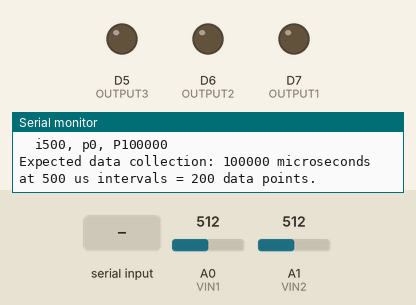
Bench run of a sketch on a simulated Arduino Zero (SAMD21). On the bench: output pins drawn as LEDs (lit = HIGH), the last lines printed to the serial monitor. Inputs (shaded band) come from the test bench; at power-on: A0 (VIN1) = 512, A1 (VIN2) = 512 (analog values on the 0–1023 scale).

Above: at 1.7 s.
1.8 s: "90,45,200\n" received over Serial
At 4.0 s:
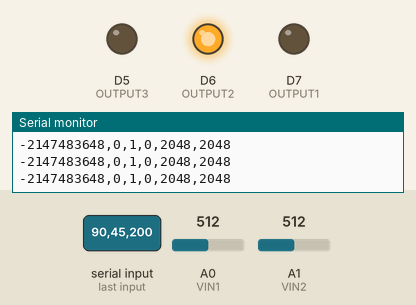
4.4 s: "30,150,10\n" received over Serial
At 6.4 s:
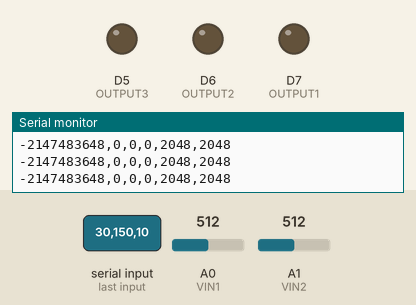
6.9 s: "1,90,45\n" received over Serial
At 8.3 s:
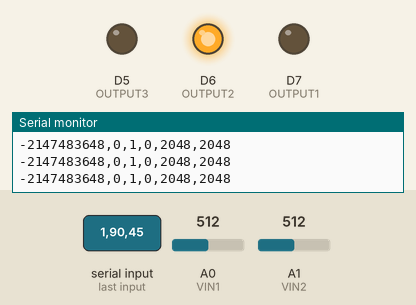
Timing chart, 0 to 9.9 s (numbered marks = the images above; inputs shaded):
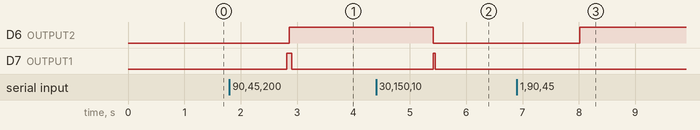

Measured:
- after the input at 1.8 s, D6 (OUTPUT2): LOW → HIGH after 1.1 s; D7 (OUTPUT1): LOW → HIGH after 1.0 s, → LOW 0.09 s later
- after the input at 4.4 s, D6 (OUTPUT2): HIGH → LOW after 1.0 s; D7 (OUTPUT1): LOW → HIGH after 1.0 s, → LOW 0.03 s later
- after the input at 6.9 s, D6 (OUTPUT2): LOW → HIGH after 1.1 s

The sketch:

FastDataLogMulti1.11.ino
```cpp
/* FastDataLogMulti
 *   This code rapidly acquires data from 2 voltage inputs and stores
 *   in memory. Up to three outputs can be controlled via serial port,
 *   by specifying as comma separated values:
 *      out1 duration, out2 delay, out2 duration, out3 delay, out3 duration
 *
 *   Additional parameters are:
 *      interval: sampling interval in us (100 = 10 kHz)
 *      preRecord: us of data logging prior to out1 actuation
 *      postRecord: us of data logging after out1 actuation
 *
 *   Connect the following pins:
 *      OUT1 pin 7
 *      OUT2 pin 6
 *      OUT3 pin 5
 *      IN1  pin A0
 *      IN2  pin A1
 *
 *   Recommended to use with M0 or faster boards. Arduino Uno
 *   & variants should work but have limited memory (2048 bytes)
 *   and therefore limited duration. Code tested on Adafruit Metro M0.
 *
 *   Updated:
 *     20220519 v1.1 DRA - added second input, sampling rate control and readout
 *     20220601 v1.11 DRA - added Uno support, 12-bit ADC, continuous recording
 *                    option, and fixed longer interval timing (>1 ms)
 */

#define VERSION  1.11

#define OUTPUT1  7
#define OUTPUT2  6
#define OUTPUT3  5
#define VIN1 A0
#define VIN2 A1

#define SERIAL_BAUD 500000

// Settings based on board used
#if defined(ARDUINO_SAMD_ZERO)
  #define MEMLEN 2000    // max size of data memory
  #define NBIT 12        // Analog in number of bits
  #define SET_BITS analogReadResolution(NBIT);
#elif defined(__AVR_ATmega328P__)
  #define MEMLEN 250    // max size of data memory
  #define NBIT 10        // Analog in number of bits
  #define SET_BITS
#else
  #warning "Board not recognized. Add specs to code."
#endif

#define INPUT_SIZE 32  // max input serial string size
#define MAX_VALS 5     // max values to read in from serial

int interval = 500;            // interval in us (to set rate; 100 = 10kHz)
long int preRecord = 0;        // us to record before switch
long int postRecord = 100000;  // us to record after switch
int secondsToRecord = 0;       // seconds to record for continuous output

bool out1 = 0;     // output states
bool out2 = 0;
bool out3 = 0;
int data1 = 0;     // input values
int data2 = 0;

bool startRecording = false;
bool streamRecording = false;
long int start_us = micros();
long int prev_us = start_us;

long int timing[MAX_VALS];
unsigned int us_array[MEMLEN];
unsigned int data_array[MEMLEN];
unsigned int data2_array[MEMLEN];
int t = 0;
int dt = 0;

String inputString = "";         // a string to hold incoming data
char inputBytes[INPUT_SIZE + 1];

void setup() {
  pinMode(OUTPUT1, OUTPUT);
  pinMode(OUTPUT2, OUTPUT);
  pinMode(OUTPUT3, OUTPUT);
  pinMode(VIN1, INPUT);
  pinMode(VIN2, INPUT);

  //if (NBIT == 12) analogReadResolution(NBIT);
  SET_BITS

  Serial.begin(SERIAL_BAUD);       // max serial data rate

  delay(500);

  showDetails();
}

void loop() {

  if (Serial.available()) {

    // Get next command from Serial (add 1 for termination character)
    byte size = Serial.readBytes(inputBytes, INPUT_SIZE);
    // Add the final 0 to end the string
    inputBytes[size] = 0;
    inputString = String(inputBytes);

    Serial.print(F("Input string: ")); Serial.println(inputString);

    char first = inputString.charAt(0);

    if ((first >= '0') & (first <= '9')) {

      int i = 0;
      char* command = strtok(inputBytes, " ,");
      while (command != 0)
      {
        if (i < MAX_VALS) {
          timing[i] = atol(command) * 1000;  // read in ms timing and convert to us
          Serial.print(i); Serial.print(": "); Serial.println(timing[i]);
        } else {
          Serial.println(F("Max values exceeded. Some ignored."));
        }

        // Find the next command in input string
        command = strtok(0, " ,");
        i++;
      }
      Serial.println();

      startRecording = true;

      //delay(1000);

      t = 0;
      start_us = micros();
      prev_us = start_us;
    }

    else if (first == 'i') {
      char* command = strtok(inputBytes, " ,") + 1;
      interval = atol(command);
      Serial.print(F("Sampling interval changed to "));
      Serial.print(interval);
      Serial.print(F(" us. Sampling rate = "));
      Serial.print(1000. / interval);
      Serial.print(F(" kHz."));
      Serial.println();
    }

    else if (first == 'p') {
      char* command = strtok(inputBytes, " ,") + 1;
      preRecord = atol(command);
      Serial.print(F("Pre-recording time changed to "));
      Serial.print(preRecord);
      Serial.print(F(" us."));
      Serial.println();
    }

    else if (first == 'P') {
      char* command = strtok(inputBytes, " ,") + 1;
      postRecord = atol(command);
      Serial.print(F("Post-recording time changed to "));
      Serial.print(postRecord);
      Serial.print(F(" us."));
      Serial.println();
    }

    else if (first == 'R') {
      char* command = strtok(inputBytes, " ,") + 1;
      secondsToRecord = atol(command);
      Serial.print(F("Continuous streaming for "));
      Serial.print(secondsToRecord);
      Serial.print(F(" seconds."));
      Serial.println();

      streamRecording = true;

      Serial.println(F("Data output format:"));
      Serial.println(F("Time(us),out1,out2,out3,data1,data2"));
      Serial.println();
      Serial.println(F("Logging data..."));

      t = 0;
      start_us = micros();
      prev_us = start_us;
    }

    else
    {
      showDetails();
    }
  }

  if (startRecording) {

    //--------------------------------------------------------
    // control outputs & log data

    data1 = analogRead(VIN1);
    data2 = analogRead(VIN2);
    long int us = micros();
    long int t_us = us - start_us;

    int dt = us - prev_us + 5;  // allow 5 us for commands
    if (dt < interval) delayMicroseconds(interval-dt);
    prev_us = micros();

    out1 = (t_us >= preRecord && t_us <= preRecord+timing[0]);
    out2 = (t_us >= preRecord+timing[1] && t_us <= preRecord+timing[2]+timing[1]);
    out3 = (t_us >= preRecord+timing[3] && t_us <= preRecord+timing[4]+timing[3]);

    if (out1) {
      digitalWrite(OUTPUT1, HIGH);
    } else {
      digitalWrite(OUTPUT1, LOW);
    }

    if (out2) {
      digitalWrite(OUTPUT2, HIGH);
    } else {
      digitalWrite(OUTPUT2, LOW);
    }

    if (out3) {
      digitalWrite(OUTPUT3, HIGH);
    } else {
      digitalWrite(OUTPUT3, LOW);
    }

    // log data
    //Serial.print(t_us % 1000);
    //Serial.print(',');
    //Serial.print(out1);
    //Serial.print(',');
    //Serial.print(out2);
    //Serial.print(',');
    //Serial.print(out3);
    //Serial.print(out1+2*out2+4*out3);
    //Serial.print(',');
    //Serial.println(data);

    // Save data to memory
    us_array[t] = t_us % 1000;
    data_array[t] = data1 + out1*pow(2,NBIT) + out2*pow(2,NBIT+1) + out3*pow(2,NBIT+2);  // add output states as bits to data output
    data2_array[t] = data2;
    t++;

    if (t_us > preRecord+postRecord || t > MEMLEN) {
      startRecording = false;

      Serial.print(t);
      Serial.print(F(" data points collected in "));
      Serial.print(t_us);
      Serial.println(F(" microseconds."));
      Serial.print(F("Average sampling rate: "));
      Serial.print(1000.*t/t_us);
      Serial.println(" kHz");
      Serial.println();

      Serial.println(F("Data output format:"));
      Serial.println(F("Time(us),out1,out2,out3,data1,data2"));
      Serial.println();
      Serial.println(F("Logging data..."));
      float avg_int_us = 0;
      long int t_us = 0;
      for (int i = 0; i<t; i++) {
        // log data

//        if (i>1 && (us_array[i] < us_array[i-1])) {
//          t_us = ceil(t_us / 1000.)*1000 + us_array[i];
//        } else {
//          t_us = floor(t_us / 1000.)*1000 + us_array[i];
//        }

        if (i==0) t_us = us_array[i];
        else //if ((us_array[i] + 16) < us_array[i-1]) {
          t_us = us_array[i] + round((t_us+interval-us_array[i]) / 1000.)*1000;
        //} else {
        //  t_us = floor(t_us / 1000.)*1000 + us_array[i] + floor(interval / 1000.)*1000;
        //}
        Serial.print(t_us);
        Serial.print(',');
        Serial.print((int) (data_array[i] >> NBIT) % 2);
        Serial.print(',');
        Serial.print((int) (data_array[i] >> (NBIT+1)) % 2);
        Serial.print(',');
        Serial.print((int) (data_array[i] >> (NBIT+2)) % 2);
        Serial.print(',');
        Serial.print(data_array[i] % (int)pow(2,NBIT));
        Serial.print(',');
        Serial.println(data2_array[i]);
        //Serial.print(',');
        //int dt = us_array[i+1] - us_array[i];
        //if (dt < 0) dt = dt + 1000;
        //Serial.println(dt);
        //if (i < (t-1)) avg_int_us = (avg_int_us * (float)(i / (i+1.))) + (float)(dt / (i+1.));
        //Serial.print(',');
        //Serial.println(avg_int_us);
      }

      //Serial.println();
      //Serial.print("*** Average rate: ");
      //Serial.print(1000/avg_int_us);
      //Serial.println(" kHz");
    }
  }
  else if (streamRecording) {

    data1 = analogRead(VIN1);
    data2 = analogRead(VIN2);

    long int us = micros();
    long int t_us = us - start_us;

    int dt = us - prev_us + 5;  // allow 5 us for commands
    if (dt < interval) delayMicroseconds(interval-dt);
    prev_us = micros();

    Serial.print(t_us);
    Serial.print(",0,0,0,");
    Serial.print(data1);
    Serial.print(',');
    Serial.println(data2);

    if (t_us >= (1000000 * secondsToRecord)) streamRecording = false;
  }
  else {
    delay(25);
  }
}

void showDetails() {
  Serial.print(F("FastDataLogMulti v"));
      Serial.println(VERSION);
      Serial.println(F("=========================="));
      Serial.print(F("Records two inputs at pins "));
      Serial.print(VIN1); Serial.print(" "); Serial.println(VIN2);
      Serial.print(F("Controls three outputs at pins "));
      Serial.print(OUTPUT1); Serial.print(" ");
      Serial.print(OUTPUT2); Serial.print(" ");
      Serial.println(OUTPUT3);
      Serial.print(F("Max data points: "));
      Serial.println(MEMLEN);
      Serial.print(F("Serial baud rate: "));
      Serial.println(SERIAL_BAUD);
      Serial.println();
      Serial.println(F("Enter timing using one of the following syntaxes:"));
      Serial.println(F("out1_dur (output 1 duration in ms)"));
      Serial.println(F("out1_dur, out2_delay, out2_dur"));
      Serial.println(F("out1_dur, out2_delay, out2_dur, out3_delay, out3_dur"));
      Serial.println();
      Serial.println(F("?     Print help options"));
      Serial.println();
      Serial.println(F("i###  Sampling interval in us (500 us = 2 kHz default)"));
      Serial.println(F("p###  preRecording us (0 default)"));
      Serial.println(F("P###  postRecording us (100000 default)"));
      Serial.println();
      Serial.println(F("Current settings:"));
      Serial.print("  i"); Serial.print(interval);
      Serial.print(", p"); Serial.print(preRecord);
      Serial.print(", P"); Serial.println(postRecord);
      Serial.println();
      Serial.print(F("Expected data collection: "));
      Serial.print(preRecord+postRecord);
      Serial.print(F(" microseconds at "));
      Serial.print(interval);
      Serial.print(F(" us intervals = "));
      int expected = (preRecord+postRecord)/interval;
      Serial.print(expected);
      Serial.println(F(" data points."));
      if (expected > MEMLEN) {
        Serial.println(F("*** WARNING: NOT ENOUGH MEMORY ***"));
        Serial.print(F("Will only record "));
        Serial.print((long int)interval*MEMLEN);
        Serial.println(F(" microseconds."));
      }
      Serial.println();
}
```
